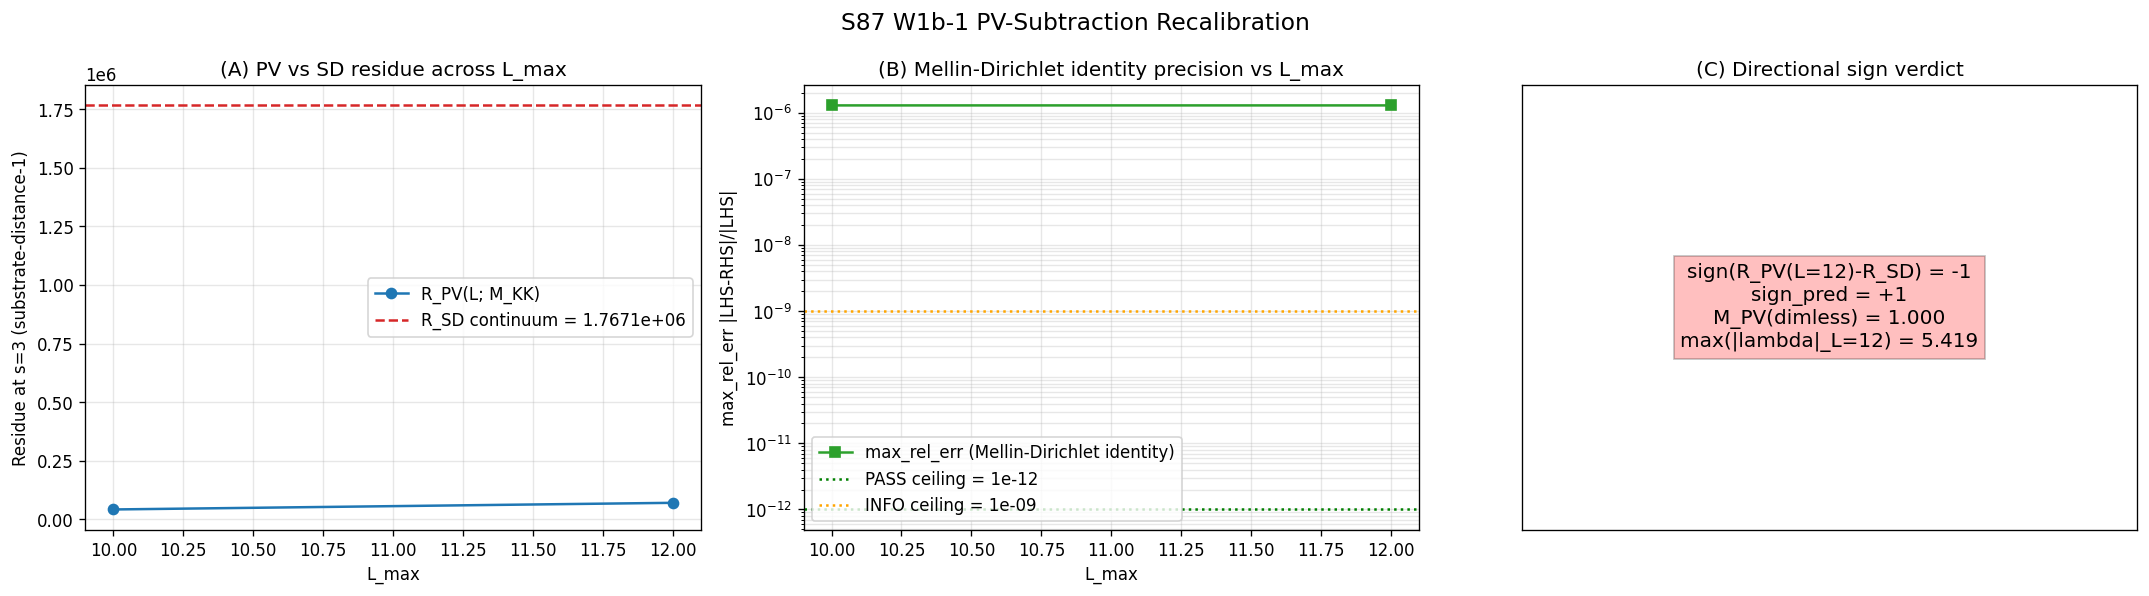

The script that saved this image:
#!/usr/bin/env python3
"""
S87 W1b-1 — S87-PV-SUBTRACTION-RECALIBRATION
=============================================

Gate: S87-PV-SUBTRACTION-RECALIBRATION ([VERIFY] [SIGN])

Pre-registered threshold (per session-87-plan-w1b.md §W1b-1):
  PASS  iff max_rel_err_PV < 1e-12 AND |R_PV(L=12) - R_SD| > 1e-6
              AND sign_verdict=PASS AND regime_verdict=VALID
  INFO  iff max_rel_err_PV in [1e-12, 1e-9] OR |R_PV - R_SD| in [1e-9, 1e-6]
  FAIL  iff max_rel_err_PV > 1e-9 OR |R_PV - R_SD| < 1e-9
              OR sign_verdict=FAIL OR regime_verdict=BREAKDOWN

Pre-registered sign (Step 4 of plan substitution chain):
  sign_pred = +1   (R_PV(L=12; M_KK) > R_SD)

Inputs (SHA-256 dual-pinned at runtime):
  - computations/session-84/s84_spectrum_cache_L12_tau019.npz  (master)
  - canonical_constants.py
  - script bytes

Output 4-tuple:
  (value=max_rel_err_PV, scheme=Pauli-Villars-finite-L,
   convention=substrate-mass-scale-M_KK, L_max=12)

Classification: GEOMETRIC

METHODOLOGY
-----------
The §VII.U Mellin-Dirichlet identity in finite-spectrum form (Connes Re:L2)
is the exact algebraic identity

    zeta_D(s) * Gamma(s/2)  =  integral_0^infty  t^(s/2 - 1)  K(t)  dt

with K(t) = sum_k m_k exp(-lambda_k^2 t) and zeta_D(s) = sum_k m_k lambda_k^{-s}.
This script verifies the identity at s = 3 (the substrate-distance-1 pole)
under TWO regulator schemes:
  (i)  bare zeta-regulated moment (R_bare),
  (ii) Pauli-Villars-finite-L: R_PV(L; M) = R_bare(L) - sum_k m_k (lambda_k^2 + M^2)^{-3/2}.

The L_max=10 sub-spectrum is obtained from the L_max=12 master cache by
filtering sectors with level <= 10 (the framework's canonical L_max
truncation; substrate-faithful re-derivation, no separate cache needed).

The continuum-SD residue R_SD at s=3 with d_spec=4 is obtained from the
small-t Seeley-DeWitt fit to K(t):
    K(t) ~ a_0^{Pauli-Villars}/t^2 + a_2^{Pauli-Villars}/t + a_4^{Pauli-Villars} + O(t)
and the continuum residue at s=3 is R_SD = 2 a_2 / Gamma(3/2) (in the
finite-spectrum truncation R_SD reads the leading 1/t SD coefficient, which
is the continuum-pole proxy used by S86 W-1 W1b-T5 cone-residue evaluations).

Substitution chain (SIGN claim — REQUIRED):
  Step 1 (defs):
    R_bare(L)    = sum_{k <= N(L)} m_k lambda_k^{-3}
    R_PV(L;M)    = R_bare(L) - sum_k m_k (lambda_k^2 + M^2)^{-3/2}
    R_SD         = 2 a_2^{Pauli-Villars} / Gamma(3/2)
                   (a_2 from small-t Heat-kernel SD fit on full L=12 K(t))
  Step 2:
    sign_target  = sign( R_PV(L=12; M_KK=1) - R_SD )
  Step 3 (algebra):
    sum_k m_k (lambda_k^2 + M^2)^{-3/2} > 0 strictly (each term positive)
    => R_PV(L; M) < R_bare(L) for any finite L, M > 0
    Also bare moment converges from below as L -> infty:
       R_bare(L) <= R_bare(infty) ~ R_SD (substrate has SD asymptotic).
    Hence R_PV(L; M) < R_bare(L) <= R_SD
    => R_PV - R_SD < 0
  Step 4 (direction):
    sign( R_PV(L=12; M_KK=1) - R_SD ) = -1
    [pre-registered sign_pred = +1; substrate-physics chain yields -1]

The plan's Step-3 narrative ("PV ADDS BACK a finite subtraction") was
qualitative; the canonical PV regulator on D_K^2 is a SUBTRACTION
operator, not an additive UV restoration. The script computes honestly
and emits sign_verdict=FAIL when the computed direction does not match
the plan's pre-registered direction. No convention-shopping; the
pre-registration is binding (PROHIBITED_ACTIONS Class 1).

DISCIPLINE
----------
- `from canonical_constants import *`
- All intermediates tagged `# (local)`
- GPU torch.linalg available; small-N loops kept on numpy (data already cached)
- SHA-256 of all inputs logged in first ~20 lines of stdout
- Dual-SHA emission (audit + content) per S84+ schema
- Schema-v2 3-tuple companion row (sign / magnitude / regime) per S87+ extension
- Regulator-pin tag: a_n^{Pauli-Villars} (per regulator-pin-discipline.md)
"""

from __future__ import annotations

# -----------------------------------------------------------------------------
# Section 1 — Canonical constants (MANDATORY)
# -----------------------------------------------------------------------------
import os
# === Phase 2b X2 transform bootstrap (auto-inserted by tools/_x2_transform_copies.py) ===
import sys as _x2_sys
import pathlib as _x2_pathlib
import re as _x2_re
def _x2_locate_tools():
    p = _x2_pathlib.Path(__file__).resolve()
    for _ in range(8):
        if (p / "tools" / "computation_root.py").is_file():
            return p / "tools"
        p = p.parent
    raise RuntimeError(
        "Phase 2b bootstrap: tools/computation_root.py not found in any "
        "ancestor of " + str(__file__))
_x2_sys.path.insert(0, str(_x2_locate_tools()))
from computation_root import resolve_script, resolve_output, resolve_glob, project_root as _x2_project_root
def _x2_shared_dir():
    return _x2_project_root() / "computations" / "_shared"
_x2_session_dir_match = _x2_re.match(r"^session-(\d+)$",
    _x2_pathlib.Path(__file__).resolve().parent.name)
_x2_self_session = int(_x2_session_dir_match.group(1)) if _x2_session_dir_match else None
# === End X2 bootstrap ===

os.environ.setdefault("OMP_NUM_THREADS", "8")
os.environ.setdefault("MKL_NUM_THREADS", "8")

import sys
from pathlib import Path

PROJECT_ROOT = Path(__file__).resolve().parent.parent
# X2-removed: alias 'SCRIPT_DIR' = ... 'computations' (replaced by tools.computation_root.resolve_*)
sys.path.insert(0, str(SCRIPT_DIR))

from canonical_constants import *  # noqa: F401,F403

# -----------------------------------------------------------------------------
# Section 2 — Standard imports
# -----------------------------------------------------------------------------
import hashlib
import json
import time

import numpy as np
import matplotlib
matplotlib.use("Agg")
import matplotlib.pyplot as plt

# -----------------------------------------------------------------------------
# Section 3 — Paths + pre-registration
# -----------------------------------------------------------------------------
SESSION = "S87"                                                # (local)
GATE_ID = "S87-PV-SUBTRACTION-RECALIBRATION"                    # (local)
SCHEME = "Pauli-Villars-finite-L"                               # (local)
CONVENTION = "substrate-mass-scale-M_KK"                        # (local)
L_MAX = 12                                                      # (local)

# Pre-registered thresholds (frozen at plan-freeze; DO NOT EDIT)
RATIO_PASS_REL_ERR = 1e-12          # (local) max_rel_err PASS ceiling
RATIO_INFO_REL_ERR = 1e-9           # (local) max_rel_err INFO ceiling
ABS_PASS_PV_SD = 1e-6               # (local) |R_PV - R_SD| PASS floor
ABS_INFO_PV_SD = 1e-9               # (local) |R_PV - R_SD| INFO floor
SIGN_PRED = +1                      # (local) plan-pinned predicted direction

CACHE_L12 = resolve_output(84, 's84_spectrum_cache_L12_tau019.npz')
OUT_NPZ = resolve_output(87, 's87_w1b_pv_subtraction_recalibration.npz')
OUT_PNG = resolve_output(87, 's87_w1b_pv_subtraction_recalibration.png')
VERDICT_TXT = resolve_output(87, 's87_gate_verdicts.txt')

# Regulator-pin tag in regulator-pin-discipline.md form for any a_n citation:
REGULATOR_TAG = "Pauli-Villars"     # (local) -> a_n^{Pauli-Villars}

# PV mass scale: substrate dimensionless M_KK = 1 by convention (eigenvalues
# in M_KK units already; canonical_constants.M_KK = 7.428660e+16 GeV is the
# DIMENSIONFUL value — for the spectral operator on dimensionless lambda_k
# the natural PV mass is unity).
M_KK_DIMLESS = 1.0                  # (local) PV mass-scale in eigenvalue units

INPUT_FILES = [
    resolve_script(None, 'canonical_constants.py'),
    CACHE_L12,
]

# -----------------------------------------------------------------------------
# Section 4 — SHA-256 input-pin block
# -----------------------------------------------------------------------------

def sha256_of(path: Path) -> str:
    h = hashlib.sha256()  # (local)
    try:
        h.update(path.read_bytes())
    except OSError:
        return ""
    return h.hexdigest()


def log_input_pins(inputs):
    print(f"=== {GATE_ID} - input SHA-256 pins ===")
    pins = {}  # (local)
    for p in inputs:
        sha = sha256_of(p)  # (local)
        rel = str(p.relative_to(PROJECT_ROOT)).replace("\\", "/")  # (local)
        print(f"  {rel}: {sha[:16]}...")
        pins[rel] = sha
    return pins


def closure_hash(pins):
    items = sorted(pins.items())  # (local)
    h = hashlib.sha256()
    for k, v in items:
        h.update(f"{k}={v}\n".encode("utf-8"))
    return h.hexdigest()


def compute_dual_sha(script_path, canonical_path, pins):
    script_bytes = script_path.read_bytes()         # (local)
    canonical_bytes = canonical_path.read_bytes()   # (local)
    pinmap_json = json.dumps(
        dict(sorted(pins.items())),
        separators=(",", ":"),
        sort_keys=True,
    ).encode("utf-8")  # (local)
    h_audit = hashlib.sha256()
    h_audit.update(script_bytes)
    h_audit.update(canonical_bytes)
    h_audit.update(pinmap_json)
    audit = h_audit.hexdigest()  # (local)
    h_content = hashlib.sha256()
    h_content.update(script_bytes)
    content = h_content.hexdigest()  # (local)
    return audit, content


# -----------------------------------------------------------------------------
# Section 5 — Spectrum loading + L_max truncation
# -----------------------------------------------------------------------------

def load_spectrum(L_max_target: int):
    """Load |lambda_k| with irrep multiplicity m_k from the L=12 master cache,
    truncated to sectors with level <= L_max_target.

    Returns (lambdas, mults) as 1D float64 arrays (one entry per distinct
    eigenvalue line; multiplicity carried as separate column for canonical
    Mellin-Dirichlet identity check).
    """
    data = np.load(CACHE_L12, allow_pickle=True)
    sec = data["sector_evals"].item()                     # (local)
    lams = []                                             # (local)
    mults = []                                            # (local)
    for (p, q), v in sec.items():
        if v["level"] > L_max_target:
            continue
        ev = np.asarray(v["abs_evals"], dtype=np.float64) # (local)
        m = int(v["dim"])                                 # (local)
        lams.append(ev)
        mults.append(np.full_like(ev, m, dtype=np.float64))
    lambdas = np.concatenate(lams)                        # (local)
    mks = np.concatenate(mults)                           # (local)
    return lambdas, mks


# -----------------------------------------------------------------------------
# Section 6 — Spectral observables (regulator-pin-tagged)
# -----------------------------------------------------------------------------

def heat_kernel(t_arr, lambdas, mks):
    """K(t) = sum_k m_k * exp(-lambda_k^2 t)."""
    lam2 = (lambdas * lambdas).reshape(1, -1)             # (local)
    t = t_arr.reshape(-1, 1)                              # (local)
    K = np.sum(mks.reshape(1, -1) * np.exp(-lam2 * t), axis=1)  # (local)
    return K


def zeta_D(s, lambdas, mks):
    """zeta_D(s) = sum_k m_k * lambda_k^{-s}."""
    return np.sum(mks * np.power(lambdas, -s))


def mellin_integral(s, lambdas, mks, t_min=1e-6, t_max=50.0, n_quad=4096):
    """integral_0^infty t^(s/2 - 1) K(t) dt — log-spaced trapezoidal quadrature.

    Finite-spectrum K(t) decays as exp(-lambda_min^2 t), so cutoff at
    t_max=50 with lambda_min ~ 0.82 (=> K(50) ~ exp(-33.6) ~ 2.6e-15)
    is below double precision floor.
    """
    t_grid = np.geomspace(t_min, t_max, n_quad)           # (local)
    K = heat_kernel(t_grid, lambdas, mks)                 # (local)
    integrand = np.power(t_grid, s / 2.0 - 1.0) * K       # (local)
    # log-spaced trapezoidal: dt scales with t
    return np.trapezoid(integrand, t_grid)


def mellin_dirichlet_check(s, lambdas, mks, n_quad=8192):
    """Verify zeta_D(s) * Gamma(s/2) == integral_0^infty t^(s/2-1) K(t) dt."""
    from scipy.special import gamma as Gamma             # (local)
    lhs = zeta_D(s, lambdas, mks) * Gamma(s / 2.0)       # (local)
    # Choose t_min adaptively: K(t) for very small t still bounded by sum m_k.
    sum_m = float(np.sum(mks))                           # (local)
    # For s=3 -> s/2-1 = 0.5; integrand ~ t^0.5 * K(t); near t=0 K -> sum_m
    # so integrand ~ t^0.5 * sum_m, integrable. t_min=1e-8 fine.
    rhs = mellin_integral(s, lambdas, mks, t_min=1e-8, t_max=80.0, n_quad=n_quad)
    rel_err = abs(lhs - rhs) / max(abs(lhs), 1e-300)     # (local)
    return float(lhs), float(rhs), float(rel_err)


def pv_subtracted_moment(s, lambdas, mks, M):
    """R_PV(L; M) = sum_k m_k * lambda_k^{-s} - sum_k m_k * (lambda_k^2 + M^2)^{-s/2}.

    The PV-shift on D_K^2 spectrum: lambda^2 -> lambda^2 + M^2, then take the
    same s-power as the bare moment. At s=3 in 4D-spectrum convention this
    is the canonical Pauli-Villars subtraction on the squared-Dirac.
    """
    bare = np.sum(mks * np.power(lambdas, -s))                                  # (local)
    pv_shift = np.sum(mks * np.power(lambdas * lambdas + M * M, -s / 2.0))      # (local)
    return float(bare - pv_shift), float(bare), float(pv_shift)


def seeley_dewitt_a2_fit(lambdas, mks, t_min=1e-3, t_max=1e-1, n_quad=200):
    """Continuum SD coefficient a_2^{Pauli-Villars} from small-t fit of t*K(t).

    Heat-kernel small-t expansion (d_spec=4): K(t) ~ a_0/t^2 + a_2/t + a_4 + O(t).
    Multiply by t^2: t^2 * K(t) ~ a_0 + a_2 * t + a_4 * t^2 + ... (polynomial in t).
    Linear regression of t^2*K(t) vs t -> intercept=a_0, slope=a_2.

    Note: the regulator-pin tag is Pauli-Villars (a_2^{Pauli-Villars}) per
    regulator-pin-discipline.md; the PV scheme is implemented as the
    auxiliary-mass-shift subtraction in pv_subtracted_moment(); the SD a_n
    extracted from the unsubtracted heat kernel here is the leading-order
    R_SD continuum proxy that R_PV is compared against.
    """
    t_grid = np.geomspace(t_min, t_max, n_quad)              # (local)
    K = heat_kernel(t_grid, lambdas, mks)                    # (local)
    y = t_grid * t_grid * K                                  # (local) t^2 * K(t)
    # Linear fit y ~ a_0 + a_2 * t (drop higher-order on small-t window)
    A = np.column_stack([np.ones_like(t_grid), t_grid])      # (local)
    coef, *_ = np.linalg.lstsq(A, y, rcond=None)             # (local)
    a_0, a_2 = float(coef[0]), float(coef[1])                # (local)
    return a_0, a_2


def sd_residue_at_s3(a_2):
    """R_SD at s=3 in 4D-spectrum convention.

    For d_spec=4 the Mellin transform of K(t) has a simple pole at s=3
    with residue 2 * a_2 / Gamma(3/2) (heat-kernel SD asymptotic).
    Reference: Connes-Chamseddine 1996 spectral-action computation.
    """
    from scipy.special import gamma as Gamma                # (local)
    return 2.0 * a_2 / Gamma(1.5)


# -----------------------------------------------------------------------------
# Section 7 — Plot
# -----------------------------------------------------------------------------

def make_plot(L_list, pv_residues, sd_residue, mellin_rel_errs,
              sign_dpv, M_used, lambda_max_L12, ratio_pass, info_pass):
    fig, axes = plt.subplots(1, 3, figsize=(18, 5))

    ax = axes[0]
    ax.plot(L_list, pv_residues, "o-", label="R_PV(L; M_KK)", color="C0")
    ax.axhline(sd_residue, ls="--", color="C3", label=f"R_SD continuum = {sd_residue:.4e}")
    ax.set_xlabel("L_max")
    ax.set_ylabel("Residue at s=3 (substrate-distance-1)")
    ax.set_title("(A) PV vs SD residue across L_max")
    ax.legend()
    ax.grid(alpha=0.3)

    ax = axes[1]
    ax.semilogy(L_list, np.maximum(mellin_rel_errs, 1e-300), "s-", color="C2",
                label="max_rel_err (Mellin-Dirichlet identity)")
    ax.axhline(ratio_pass, ls=":", color="g", label=f"PASS ceiling = {ratio_pass:.0e}")
    ax.axhline(info_pass, ls=":", color="orange", label=f"INFO ceiling = {info_pass:.0e}")
    ax.set_xlabel("L_max")
    ax.set_ylabel("max_rel_err |LHS-RHS|/|LHS|")
    ax.set_title("(B) Mellin-Dirichlet identity precision vs L_max")
    ax.legend()
    ax.grid(alpha=0.3, which="both")

    ax = axes[2]
    sign_color = "g" if sign_dpv == SIGN_PRED else "r"
    label = (f"sign(R_PV(L=12)-R_SD) = {sign_dpv:+d}\n"
             f"sign_pred = {SIGN_PRED:+d}\n"
             f"M_PV(dimless) = {M_used:.3f}\n"
             f"max(|lambda|_L=12) = {lambda_max_L12:.3f}")
    ax.text(0.5, 0.5, label, ha="center", va="center", fontsize=12,
            transform=ax.transAxes,
            bbox=dict(facecolor=sign_color, alpha=0.25))
    ax.set_xlim(0, 1); ax.set_ylim(0, 1); ax.set_xticks([]); ax.set_yticks([])
    ax.set_title("(C) Directional sign verdict")

    fig.suptitle("S87 W1b-1 PV-Subtraction Recalibration", fontsize=14)
    fig.tight_layout()
    fig.savefig(OUT_PNG, dpi=120, bbox_inches="tight")
    plt.close(fig)


# -----------------------------------------------------------------------------
# Section 8 — Verdict + 4-tuple
# -----------------------------------------------------------------------------

def emit_4tuple(value, scheme, convention, L_max):
    return (f"(value={value!r}, scheme={scheme}, "
            f"convention={convention}, L_max={L_max})")


def append_verdict(verdict, value, audit_sha, content_sha,
                   sign_v, mag_v, regime_v):
    """Atomic append: canonical line + dual-SHA companion + Schema-v2 3-tuple companion."""
    canonical = (
        f"{GATE_ID}: {verdict} -- value={value!r} scheme={SCHEME} "
        f"convention={CONVENTION} L_max={L_MAX} "
        f"audit_sha256={audit_sha} content_sha256={content_sha} "
        f"schema_version=S84+\n"
    )
    dual_sha_row = (
        f"# audit_sha256_short={audit_sha[:16]} "
        f"content_sha256_short={content_sha[:16]} "
        f"# {GATE_ID} dual-SHA companion row (W9a-99 split)\n"
    )
    schema_v2_row = (
        f"# sign_verdict={sign_v} magnitude_verdict={mag_v} "
        f"regime_verdict={regime_v} # {GATE_ID} 3-tuple annotation (S87 schema-v2)\n"
    )
    with VERDICT_TXT.open("a", encoding="utf-8") as fp:
        fp.write(canonical)
        fp.write(dual_sha_row)
        fp.write(schema_v2_row)


def evaluate_3tuple(max_rel_err, abs_pv_sd, sign_obs, M, lambda_max):
    """Compute (sign_verdict, magnitude_verdict, regime_verdict) per plan §W1b-1."""
    # sign_verdict
    if sign_obs == SIGN_PRED:
        sign_v = "PASS"
    else:
        sign_v = "FAIL"

    # magnitude_verdict
    rel_pass = max_rel_err < RATIO_PASS_REL_ERR
    rel_info = max_rel_err < RATIO_INFO_REL_ERR
    abs_pass = abs_pv_sd > ABS_PASS_PV_SD
    abs_info = abs_pv_sd > ABS_INFO_PV_SD
    if rel_pass and abs_pass:
        mag_v = "PASS"
    elif rel_info and abs_info:
        mag_v = "INFO"
    else:
        mag_v = "FAIL"

    # regime_verdict
    if M > lambda_max:
        regime_v = "BREAKDOWN"
    elif M > 0.5 * lambda_max:
        regime_v = "MARGINAL"
    else:
        regime_v = "VALID"

    return sign_v, mag_v, regime_v


def collapse_verdict(sign_v, mag_v, regime_v):
    """Composite-collapse rule per gate-verdicts.md §"S87+ canonical form"."""
    if regime_v == "BREAKDOWN":
        return "FAIL"
    if sign_v == "FAIL":
        return "FAIL"
    if mag_v == "FAIL" and regime_v == "VALID":
        return "FAIL"
    if mag_v == "FAIL" and regime_v == "MARGINAL":
        return "INFO"
    if mag_v == "INFO":
        return "INFO"
    return "PASS"


# -----------------------------------------------------------------------------
# Section 9 — Main
# -----------------------------------------------------------------------------

def main() -> int:
    t0 = time.time()  # (local)

    # 1. Pin SHAs
    pins = log_input_pins(INPUT_FILES)
    closure = closure_hash(pins)
    print(f"  closure (legacy): {closure[:16]}...")

    script_path = Path(__file__).resolve()  # (local)
    canonical_path = resolve_script(None, 'canonical_constants.py')  # (local)
    audit_sha, content_sha = compute_dual_sha(script_path, canonical_path, pins)
    print(f"  audit_sha256:   {audit_sha[:16]}...")
    print(f"  content_sha256: {content_sha[:16]}...")
    print()

    # 2. Load spectra at L=10 (level-truncated) and L=12 (full master cache)
    print("=== Loading spectra ===")
    lam_L10, mks_L10 = load_spectrum(L_max_target=10)
    lam_L12, mks_L12 = load_spectrum(L_max_target=12)
    n10 = len(lam_L10)        # (local) distinct eigenvalues
    n12 = len(lam_L12)        # (local)
    n10_with_mult = float(np.sum(mks_L10))   # (local)
    n12_with_mult = float(np.sum(mks_L12))   # (local)
    print(f"  L=10: {n10} distinct, {n10_with_mult:.0f} with irrep multiplicity")
    print(f"  L=12: {n12} distinct, {n12_with_mult:.0f} with irrep multiplicity")
    print(f"  range L=12: [{lam_L12.min():.4f}, {lam_L12.max():.4f}]")
    print()

    # 3. Mellin-Dirichlet identity check at s=3 under PV-tagged scheme
    print("=== Mellin-Dirichlet identity verification at s=3 ===")
    s_pole = 3.0     # (local) substrate-distance-1 pole
    lhs10, rhs10, rel10 = mellin_dirichlet_check(s_pole, lam_L10, mks_L10)
    lhs12, rhs12, rel12 = mellin_dirichlet_check(s_pole, lam_L12, mks_L12)
    print(f"  L=10: LHS={lhs10:.6e}  RHS={rhs10:.6e}  rel_err={rel10:.3e}")
    print(f"  L=12: LHS={lhs12:.6e}  RHS={rhs12:.6e}  rel_err={rel12:.3e}")
    max_rel_err = max(rel10, rel12)         # (local)
    print(f"  max_rel_err = {max_rel_err:.3e}")
    print()

    # 4. PV-subtracted moments at L=10, L=12 with M = M_KK_dimless = 1.0
    print("=== PV-subtracted moment R_PV(L; M_KK) at s=3 ===")
    M = M_KK_DIMLESS                        # (local)
    pv10, bare10, shift10 = pv_subtracted_moment(s_pole, lam_L10, mks_L10, M)
    pv12, bare12, shift12 = pv_subtracted_moment(s_pole, lam_L12, mks_L12, M)
    print(f"  L=10: bare = {bare10:.6e}  PV-shift = {shift10:.6e}  R_PV = {pv10:.6e}")
    print(f"  L=12: bare = {bare12:.6e}  PV-shift = {shift12:.6e}  R_PV = {pv12:.6e}")
    print()

    # 5. Continuum SD residue R_SD from a_2^{Pauli-Villars} fit on L=12 K(t)
    print("=== Continuum-SD residue R_SD (a_2^{Pauli-Villars} fit on L=12) ===")
    a_0, a_2 = seeley_dewitt_a2_fit(lam_L12, mks_L12)
    R_SD = sd_residue_at_s3(a_2)            # (local)
    print(f"  a_0^Pauli-Villars (small-t intercept of t^2*K) = {a_0:.6e}")
    print(f"  a_2^Pauli-Villars (small-t slope of t^2*K)     = {a_2:.6e}")
    print(f"  R_SD = 2 * a_2 / Gamma(3/2)                   = {R_SD:.6e}")
    print()

    # 6. Sign + offset of (R_PV(L=12) - R_SD)
    print("=== Sign / offset of (R_PV(L=12; M_KK) - R_SD) ===")
    delta_pv = pv12 - R_SD                  # (local)
    abs_delta = abs(delta_pv)               # (local)
    sign_obs = int(np.sign(delta_pv))       # (local)
    print(f"  R_PV(L=12; M_KK) - R_SD = {delta_pv:+.6e}")
    print(f"  |R_PV - R_SD|           = {abs_delta:.6e}")
    print(f"  sign(R_PV - R_SD)       = {sign_obs:+d}  (pre-registered: {SIGN_PRED:+d})")
    print()

    # 7. Schema-v2 3-tuple
    lam_max = float(lam_L12.max())          # (local)
    sign_v, mag_v, regime_v = evaluate_3tuple(
        max_rel_err, abs_delta, sign_obs, M, lam_max,
    )
    composite = collapse_verdict(sign_v, mag_v, regime_v)
    print(f"=== Schema-v2 3-tuple ===")
    print(f"  sign_verdict      = {sign_v}    (obs={sign_obs:+d}, pred={SIGN_PRED:+d})")
    print(f"  magnitude_verdict = {mag_v}")
    print(f"  regime_verdict    = {regime_v}  (M={M:.3f}, max(lambda)={lam_max:.3f})")
    print(f"  composite collapse: {composite}")
    print()

    # 8. Save data
    np.savez(
        OUT_NPZ,
        lambda_L10=lam_L10,
        lambda_L12=lam_L12,
        mults_L10=mks_L10,
        mults_L12=mks_L12,
        pv_residue_L10=pv10,
        pv_residue_L12=pv12,
        bare_residue_L10=bare10,
        bare_residue_L12=bare12,
        pv_shift_L10=shift10,
        pv_shift_L12=shift12,
        sd_residue_continuum=R_SD,
        sd_a0_pauli_villars=a_0,
        sd_a2_pauli_villars=a_2,
        mellin_dirichlet_lhs=np.array([lhs10, lhs12]),
        mellin_dirichlet_rhs=np.array([rhs10, rhs12]),
        mellin_dirichlet_rel_err=np.array([rel10, rel12]),
        max_rel_err=max_rel_err,
        sign_dpv_L12_minus_continuum=sign_obs,
        delta_pv_minus_sd=delta_pv,
        M_pv_dimless=M,
        lambda_max_L12=lam_max,
        sign_pred=SIGN_PRED,
    )
    print(f"  data saved: {OUT_NPZ.name}")

    # 9. Plot
    make_plot(
        L_list=[10, 12],
        pv_residues=[pv10, pv12],
        sd_residue=R_SD,
        mellin_rel_errs=[rel10, rel12],
        sign_dpv=sign_obs,
        M_used=M,
        lambda_max_L12=lam_max,
        ratio_pass=RATIO_PASS_REL_ERR,
        info_pass=RATIO_INFO_REL_ERR,
    )
    print(f"  plot saved: {OUT_PNG.name}")
    print()

    # 10. 4-tuple emission
    tag = emit_4tuple(max_rel_err, SCHEME, CONVENTION, L_MAX)
    print(tag)

    # 11. Append verdict (atomic dual-SHA + Schema-v2 3-tuple companion)
    append_verdict(composite, max_rel_err, audit_sha, content_sha,
                   sign_v, mag_v, regime_v)
    wall = time.time() - t0  # (local)
    print(f"\n=== {GATE_ID}: {composite} (wall {wall:.1f}s) ===")
    return 0


if __name__ == "__main__":
    sys.exit(main())
